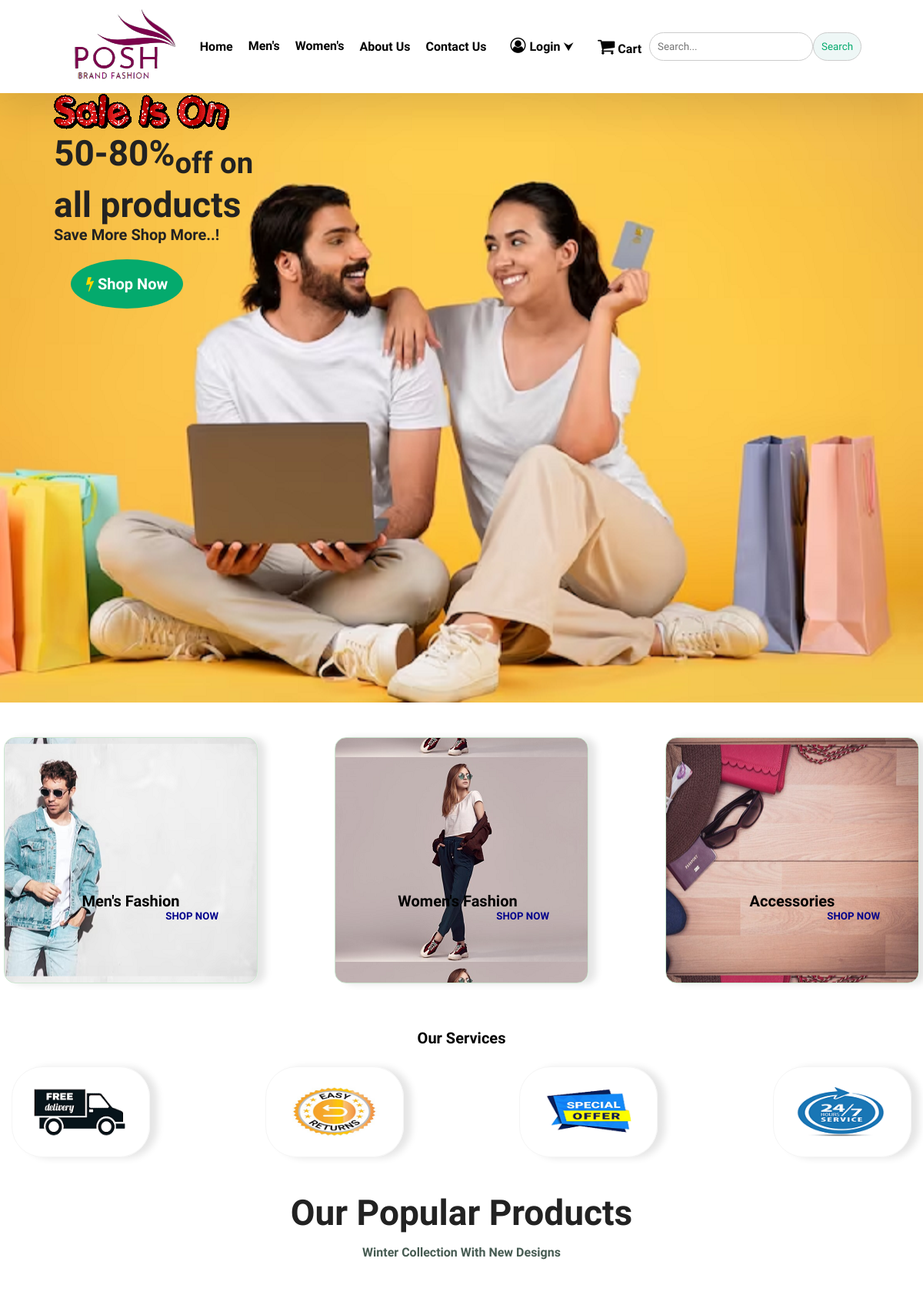
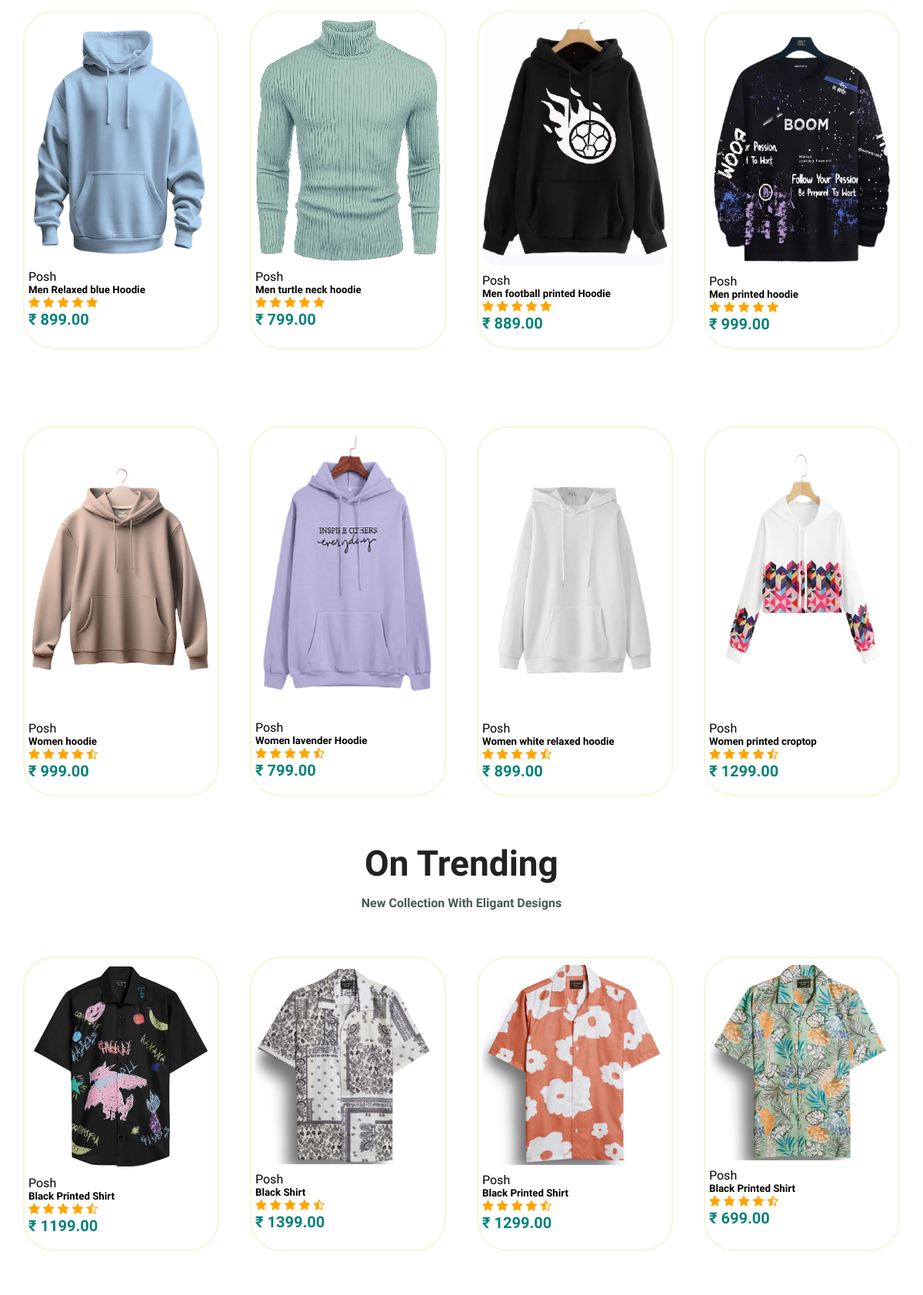
The page / (upper part) on the database its author committed (2 pictures, top to bottom).
### tables this page shows
CREATE TABLE `products` (
  `product_id` int(11) NOT NULL,
  `product_name` varchar(100) NOT NULL,
  `product_category` varchar(100) NOT NULL,
  `product_description` varchar(255) NOT NULL,
  `product_image` varchar(255) NOT NULL,
  `product_image2` varchar(255) NOT NULL,
  `product_image3` varchar(255) NOT NULL,
  `product_image4` varchar(255) NOT NULL,
  `product_price` decimal(6,2) NOT NULL,
  `product_special offer` int(2) NOT NULL,
  `product_color` varchar(100) NOT NULL
);

### Includes/index_men.php (called while the page is built)
<?php
include('connection.php');
$stmt = $conn->prepare("SELECT * FROM products WHERE product_category='Men Hoodie' LIMIT 4");
$stmt->execute();
$index_men = $stmt->get_result();
?>

### Includes/index_women.php (called while the page is built)
<?php
include('connection.php');
$stmt = $conn->prepare("SELECT * FROM products WHERE product_category='women Hoodie' LIMIT 4");
$stmt->execute();
$index_women = $stmt->get_result();
?>

### Includes/trending_products.php (called while the page is built)
<?php
include('connection.php');
$stmt = $conn->prepare("SELECT * FROM products WHERE product_category='shirts' LIMIT 4");
$stmt->execute();
$trending_products = $stmt->get_result();
?>

### index.php (the view, shortened to what this page needs)
<html><body>
                <section id="topproduct" class="section-p1">
                    <h2>Our Popular Products</h2>
                    <p><b>Winter Collection With New Designs</b></p>
                <div class="Collection">
                    <?php include('Includes/index_men.php'); ?>
                    <?php while($row = $index_men->fetch_assoc()) { ?>
                        <div class="product">
                           <a href="<?php echo "sweat1.php?product_id=".$row['product_id']; ?>"> <img src="Assets/<?php echo $row['product_image']; ?>"></a>
                            <div class="description">
                            <span>Posh</span>
                                <h5><?php echo $row['product_name']; ?></h5>
                                <div class="rating">
                                        <span class="fa fa-star checked"></span>
                                        <span class="fa fa-star checked"></span>
                                        <span class="fa fa-star checked"></span>
                                        <span class="fa fa-star checked"></span>
                                        <span class="fa fa-star checked"></span>
                                </div>
                            <h4>&#8377; <?php echo $row['product_price']; ?></h4>
                            </div>
                </div>
                <?php } ?>
                </section>
                <section id="topproduct" class="section-p1">
                <div class="Collection">
                    <?php include('Includes/index_women.php'); ?>
                    <?php while($row = $index_women->fetch_assoc()) { ?>
                        <div class="product">
                        <a href="<?php echo "sweat1.php?product_id=".$row['product_id']; ?>"> <img src="Assets/<?php echo $row['product_image']; ?>"></a>
                           <div class="description">
                           <span>Posh</span>
                                <h5><?php echo $row['product_name']; ?></h5>
                                <div class="rating">
                                        <span class="fa fa-star checked"></span>
                                        <span class="fa fa-star checked"></span>
                                        <span class="fa fa-star checked"></span>
                                        <span class="fa fa-star checked"></span>
                                        <span class="fa fa-star-half-o checked"></span>
                                </div>
                            <h4>&#8377; <?php echo $row['product_price']; ?></h4>
                            </div>
                </div>
                <?php } ?>
                </section>
                <section id="Trending" class="section-p1">
                    <h2>On Trending</h2>
                    <p><b>New Collection With Eligant Designs</b></p>
                <div class="Collection2">
                <?php include('Includes/trending_products.php'); ?>
                    <?php while($row = $trending_products->fetch_assoc()) { ?>
                        <div class="product2">
                        <a href="<?php echo "sweat1.php?product_id=".$row['product_id']; ?>"> <img src="Assets/<?php echo $row['product_image']; ?>"></a>
                           <div class="description">
                                <span>Posh</span>
                                <h5><?php echo $row['product_name']; ?></h5>
                                <div class="rating">
                                        <span class="fa fa-star checked"></span>
                                        <span class="fa fa-star checked"></span>
                                        <span class="fa fa-star checked"></span>
                                        <span class="fa fa-star checked"></span>
                                        <span class="fa fa-star-half-o checked"></span>
                                </div>
                            <h4>&#8377; <?php echo $row['product_price']; ?></h4>
                            </div>
                </div>
                <?php } ?>
            </section>
</body>
</html>

### rows shown on the page
products: product_image (picture), product_name "Men Relaxed blue Hoodie", product_price "899.00"
products: shows a picture, product_name "Men turtle neck hoodie", product_price "799.00"
products: product_image (picture), product_name "Men football printed Hoodie", product_price "889.00"
products: product_image (picture), product_name "Men printed hoodie", product_price "999.00"
products: product_image (picture), product_name "Women hoodie", product_price "999.00"
products: product_image (picture), product_name "Women lavender Hoodie", product_price "799.00"
products: product_image (picture), product_name "Women white relaxed hoodie", product_price "899.00"
products: product_image (picture), product_name "Women printed croptop", product_price "1299.00"
products: product_image (picture), product_name "Black Printed Shirt", product_price "1199.00"
products: product_image (picture), product_name "Black Shirt", product_price "1399.00"
products: product_image (picture), product_name "Black Printed Shirt", product_price "1299.00"
products: product_image (picture), product_name "Black Printed Shirt", product_price "699.00"
